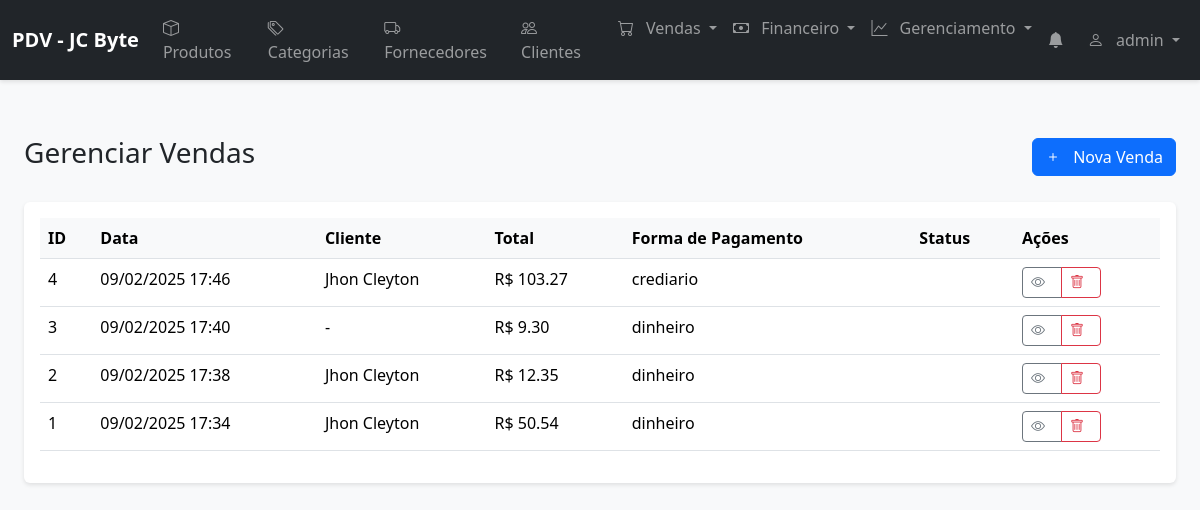
Page /vendas (signed in) on the committed database.
### models.py (models this page shows, shortened)
class User(UserMixin, db.Model):
    __tablename__ = 'users'
    id = db.Column(db.Integer, primary_key=True)
    name = db.Column(db.String(100), nullable=False)
    username = db.Column(db.String(80), unique=True, nullable=False)
    email = db.Column(db.String(120))
    password = db.Column(db.String(200), nullable=False)
    role = db.Column(db.String(20), nullable=False)  # admin, manager, seller
    status = db.Column(db.String(20), nullable=False)  # active, inactive
    created_at = db.Column(db.DateTime, default=datetime.utcnow)
    sales_supervised = db.relationship('Sale', back_populates='supervisor', lazy=True)

class Sale(db.Model):
    __tablename__ = 'sales'
    id = db.Column(db.Integer, primary_key=True)
    customer_id = db.Column(db.Integer, db.ForeignKey('customers.id'), nullable=True)
    supervisor_id = db.Column(db.Integer, db.ForeignKey('users.id'), nullable=False)
    date = db.Column(db.DateTime, default=datetime.utcnow)
    total = db.Column(db.Numeric(10, 2), default=0)
    payment_method = db.Column(db.String(20))
    status = db.Column(db.String(20))
    customer = db.relationship('Customer', back_populates='sales')
    supervisor = db.relationship('User', foreign_keys=[supervisor_id], back_populates='sales_supervised')
    items = db.relationship('SaleItem', back_populates='sale', lazy=True)
    payments = db.relationship('Payment', back_populates='sale', lazy=True)
    receivables = db.relationship('Receivable', back_populates='sale', lazy=True)

class Customer(db.Model):
    __tablename__ = 'customers'
    id = db.Column(db.Integer, primary_key=True)
    name = db.Column(db.String(100), nullable=False)
    registration = db.Column(db.String(20), unique=True)
    cpf = db.Column(db.String(11), unique=True, nullable=True)
    email = db.Column(db.String(120))
    phone = db.Column(db.String(20))
    address = db.Column(db.String(200))
    credit_limit = db.Column(db.Numeric(10, 2), nullable=False, default=0)
    current_debt = db.Column(db.Numeric(10, 2), nullable=False, default=0)
    status = db.Column(db.String(20), default='active')
    created_at = db.Column(db.DateTime, default=datetime.utcnow)
    sales = db.relationship('Sale', back_populates='customer', lazy=True)
    receivables = db.relationship('Receivable', back_populates='customer', lazy=True)

### routes/vendas.py (the view)
@vendas_bp.route('/vendas')
@login_required
def list_sales():
    try:
        sales = Sale.query.order_by(Sale.date.desc()).all()
        return render_template('vendas/list.html', sales=sales)
    except Exception as e:
        return jsonify({'success': False, 'error': str(e)})

### app.py (called while the page is built)
@login_manager.user_loader
def load_user(user_id):
    return db.session.get(User, int(user_id))

@app.before_request
def before_request():
    if not request.path.startswith('/static/'):  # Ignora arquivos estáticos
        check_notifications()

### notifications_manager.py (called while the page is built, shortened)
def create_notification(type, message, reference_id=None):
    existing = Notification.query.filter_by(
        type=type,
        reference_id=reference_id,
        read=False
    ).first()

### templates/vendas/list.html (shortened to what this page needs)
{% extends "base.html" %}
{% block content %}
<div class="container-fluid py-4">
    <div class="d-flex justify-content-between align-items-center mb-4">
        <h1 class="h3">Gerenciar Vendas</h1>
        <a href="{{ url_for('vendas.create') }}" class="btn btn-primary">
            <i class="bi bi-plus"></i> Nova Venda
        </a>
    </div>
    <div class="card">
        <div class="card-body">
            <div class="table-responsive">
                <table class="table table-hover">
                    <thead>
                        <tr>
                            <th>ID</th>
                            <th>Data</th>
                            <th>Cliente</th>
                            <th>Total</th>
                            <th>Forma de Pagamento</th>
                            <th>Status</th>
                            <th>Ações</th>
                        </tr>
                    </thead>
                    <tbody>
                        {% for sale in sales %}
                        <tr>
                            <td>{{ sale.id }}</td>
                            <td>{{ sale.date.strftime('%d/%m/%Y %H:%M') }}</td>
                            <td>{{ sale.customer.name if sale.customer else '-' }}</td>
                            <td>R$ {{ "%.2f"|format(sale.total) }}</td>
                            <td>{{ sale.payment_method }}</td>
                            <td>
                            </td>
                            <td>
                                <div class="btn-group">
                                    <button type="button" class="btn btn-sm btn-outline-secondary" onclick="viewSale({{ sale.id }})">
                                        <i class="bi bi-eye"></i>
                                    </button>
                                    {% if sale.status != 'concluída' %}
                                    <button type="button" class="btn btn-sm btn-outline-danger" onclick="deleteSale({{ sale.id }})">
                                        <i class="bi bi-trash"></i>
                                    </button>
                                    {% endif %}
                                </div>
                            </td>
                        </tr>
                        {% endfor %}
                    </tbody>
                </table>
            </div>
        </div>
    </div>
</div>
{% endblock %}

### templates/base.html (shortened to what this page needs)
<!DOCTYPE html>
<html lang="pt-BR">
<head>
    <link href="https://cdn.jsdelivr.net/npm/bootstrap@5.3.2/dist/css/bootstrap.min.css" rel="stylesheet">
    <link href="https://cdn.jsdelivr.net/npm/bootstrap-icons@1.11.3/font/bootstrap-icons.min.css" rel="stylesheet">
    <link href="{{ url_for('static', filename='css/style.css') }}" rel="stylesheet">
    <link rel="stylesheet" href="{{ url_for('static', filename='css/notifications.css') }}">
    <link rel="stylesheet" href="https://cdnjs.cloudflare.com/ajax/libs/font-awesome/6.2.1/css/all.min.css">
</head>
<body>
    <nav class="navbar navbar-expand-lg navbar-dark bg-dark">
        <div class="container-fluid">
            <a class="navbar-brand" href="{{ url_for('index') }}">PDV - JC Byte</a>
            <div class="collapse navbar-collapse" id="navbarNav">
                <ul class="navbar-nav me-auto">
                    <li class="nav-item">
                        <a class="nav-link" href="{{ url_for('products') }}">
                            <i class="bi bi-box"></i> Produtos
                        </a>
                    </li>
                    <li class="nav-item">
                        <a class="nav-link" href="{{ url_for('categories') }}">
                            <i class="bi bi-tags"></i> Categorias
                        </a>
                    </li>
                    <li class="nav-item">
                        <a class="nav-link" href="{{ url_for('suppliers') }}">
                            <i class="bi bi-truck"></i> Fornecedores
                        </a>
                    </li>
                    <li class="nav-item">
                        <a class="nav-link" href="{{ url_for('customers') }}">
                            <i class="bi bi-people"></i> Clientes
                        </a>
                    </li>
                    <li class="nav-item dropdown">
                        <a class="nav-link dropdown-toggle" href="#" id="salesDropdown" role="button" data-bs-toggle="dropdown">
                            <i class="bi bi-cart"></i>
                            <span>Vendas</span>
                        </a>
                    </li>
                    <li class="nav-item dropdown">
                        <a class="nav-link dropdown-toggle" href="#" id="financeDropdown" role="button" data-bs-toggle="dropdown">
                            <i class="bi bi-cash"></i>
                            <span>Financeiro</span>
                        </a>
                    </li>
                    <li class="nav-item dropdown">
                        <a class="nav-link dropdown-toggle" href="#" id="managementDropdown" role="button" data-bs-toggle="dropdown">
                            <i class="bi bi-graph-up"></i>
                            <span>Gerenciamento</span>
                        </a>
                    </li>
                </ul>
                <ul class="navbar-nav">
                    <li class="nav-item dropdown">
                        <a class="nav-link position-relative" href="#" role="button" data-bs-toggle="dropdown" aria-expanded="false">
                            <i class="bi bi-bell-fill"></i>
                        </a>
                    </li>
                    <li class="nav-item dropdown">
                        <a class="nav-link dropdown-toggle" href="#" data-bs-toggle="dropdown">
                            <i class="bi bi-person"></i> {{ current_user.username }}
                        </a>
                    </li>
                </ul>
            </div>
        </div>
    </nav>
    <main class="container-fluid">
        {% block content %}{% endblock %}
    </main>
</body>
</html>

### static/css/style.css (style rules this page uses)
body { background-color: #f8f9fa; }
.navbar { margin-bottom: 2rem; box-shadow: 0 2px 4px rgba(0,0,0,.1); }
.navbar-brand { font-weight: bold; }
.card { box-shadow: 0 2px 4px rgba(0,0,0,.1); border: none; margin-bottom: 1rem; }
.table th { border-top: none; background-color: #f8f9fa; }
.btn { font-weight: 500; }
.btn-primary { background-color: #0d6efd; border-color: #0d6efd; }
.bi { margin-right: 0.5rem; }

### rows in the picture
User: username "admin"
Sale: id "4", date "09/02/2025 17:46", customer "Jhon Cleyton", total "103.27", payment_method "crediario"
Sale: id "3", date "09/02/2025 17:40", customer "-", total "9.30", payment_method "dinheiro"
Sale: id "2", date "09/02/2025 17:38", customer "Jhon Cleyton", total "12.35", payment_method "dinheiro"
Sale: id "1", date "09/02/2025 17:34", customer "Jhon Cleyton", total "50.54", payment_method "dinheiro"
